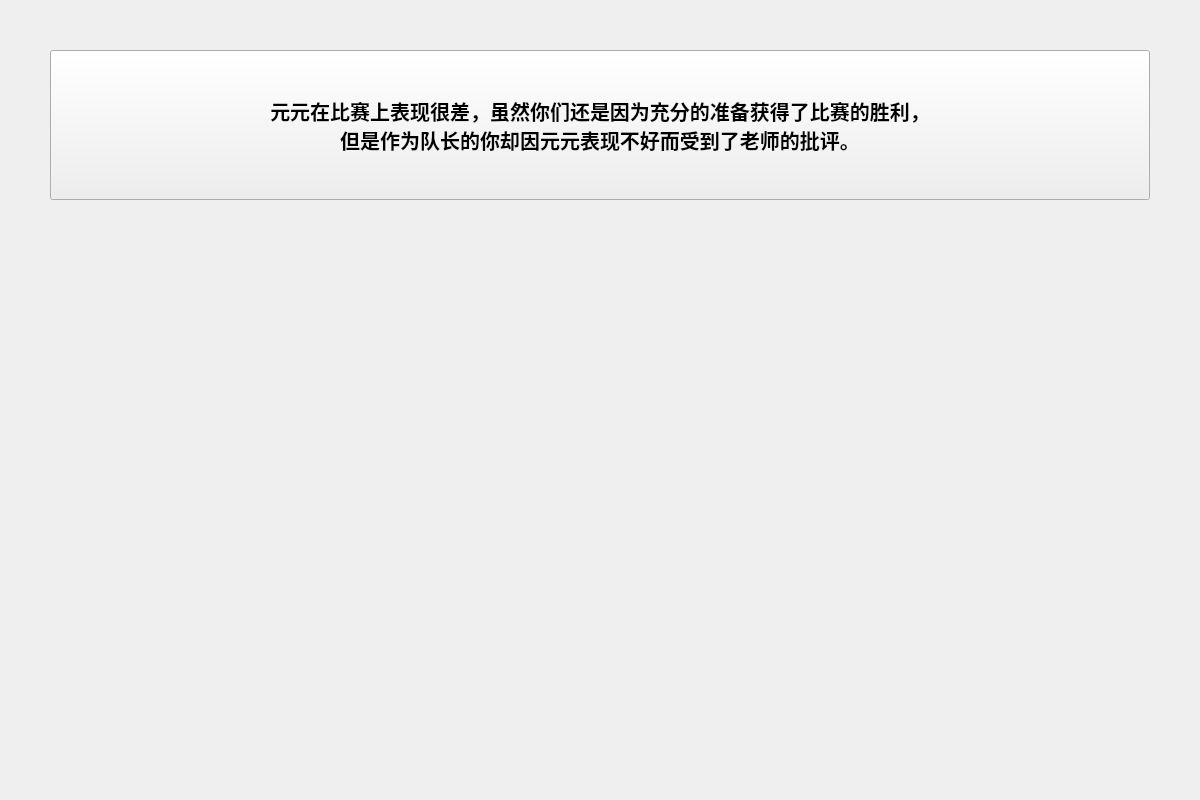
<?xml version="1.0" encoding="UTF-8"?>
<ui version="4.0">
 <class>PPT41</class>
 <widget class="QWidget" name="PPT41">
  <property name="geometry">
   <rect>
    <x>0</x>
    <y>0</y>
    <width>1200</width>
    <height>800</height>
   </rect>
  </property>
  <property name="font">
   <font>
    <pointsize>15</pointsize>
    <weight>75</weight>
    <bold>true</bold>
   </font>
  </property>
  <property name="windowTitle">
   <string>Form</string>
  </property>
  <widget class="QPushButton" name="pushButton">
   <property name="geometry">
    <rect>
     <x>50</x>
     <y>50</y>
     <width>1100</width>
     <height>150</height>
    </rect>
   </property>
   <property name="text">
    <string>元元在比赛上表现很差，虽然你们还是因为充分的准备获得了比赛的胜利，
但是作为队长的你却因元元表现不好而受到了老师的批评。</string>
   </property>
  </widget>
 </widget>
 <resources/>
 <connections/>
</ui>
